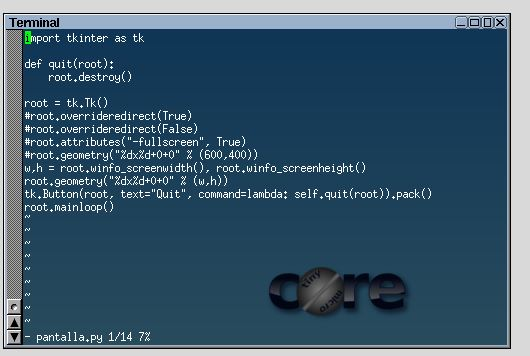
#> input picture Captura.JPG, 530 x 356 px
$ python search_colors.py --image ../Captura.JPG
#> lines starting #> are read from the running program, lines starting #| are printed output that depends on the picture
import numpy as np
import argparse
import cv2

# construct the argument parse and parse the arguments
ap = argparse.ArgumentParser()
ap.add_argument("-i", "--image", help = "path to the image")
args = vars(ap.parse_args())

# load the image
image = cv2.imread(args["image"])
#> image is the input picture: shape (356, 530, 3); mean B, G, R 109.4, 89.7, 61.1

# define the list of boundaries
'''boundaries = [
	([17, 15, 100], [50, 56, 200]),
	([86, 31, 4], [220, 88, 50]),
	([25, 146, 190], [62, 174, 250]),
	([103, 86, 65], [145, 133, 128])
]'''
boundaries = [([17, 15, 100], [50, 56, 200])]

# loop over the boundaries
for (lower, upper) in boundaries:
	# create NumPy arrays from the boundaries
    lower = np.array(lower, dtype = "uint8")
    upper = np.array(upper, dtype = "uint8")

    # find the colors within the specified boundaries and apply
    # the mask
    mask = cv2.inRange(image, lower, upper)
    output = cv2.bitwise_and(image, image, mask = mask)

    print(mask.shape)   #mides matriu
    print(len(mask))
    print(len(mask[0]))

    min_left = 9999
    max_right = 0
    for i in range(len(mask)):
        for j in range(len(mask[0])):
            if (mask[i,j] > 0):
                if j < min_left:
                    min_left = j
                if j > max_right:
                    max_right = j

    print("Min left "+str(min_left))
    print("Max right "+str(max_right))

    # show the images
    cv2.imwrite("output.jpg", output)
    cv2.imshow("images", np.hstack([image, output]))
    cv2.waitKey(0)
#> this loop made 1 pass
#| 356
#| 530
#> pass 1, `cv2.imshow("images", np.hstack([image, output]))`:
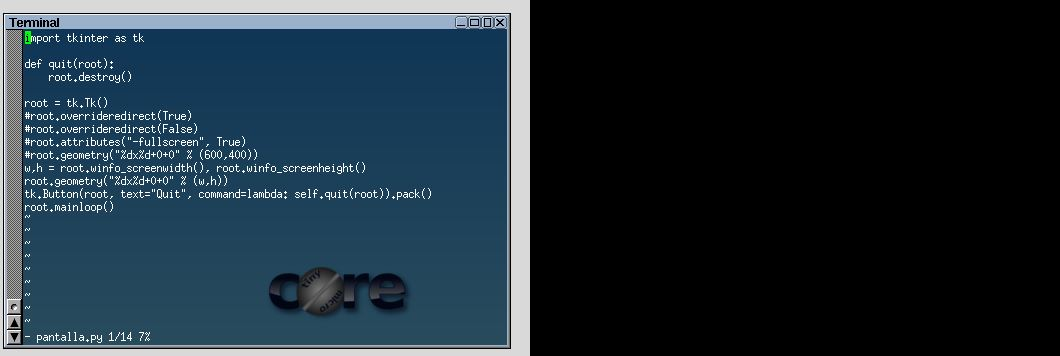
#> window 'images': shape (356, 1060, 3); mean B, G, R 54.7, 44.9, 30.6

#python pixel.py --image color_detection_2.png
